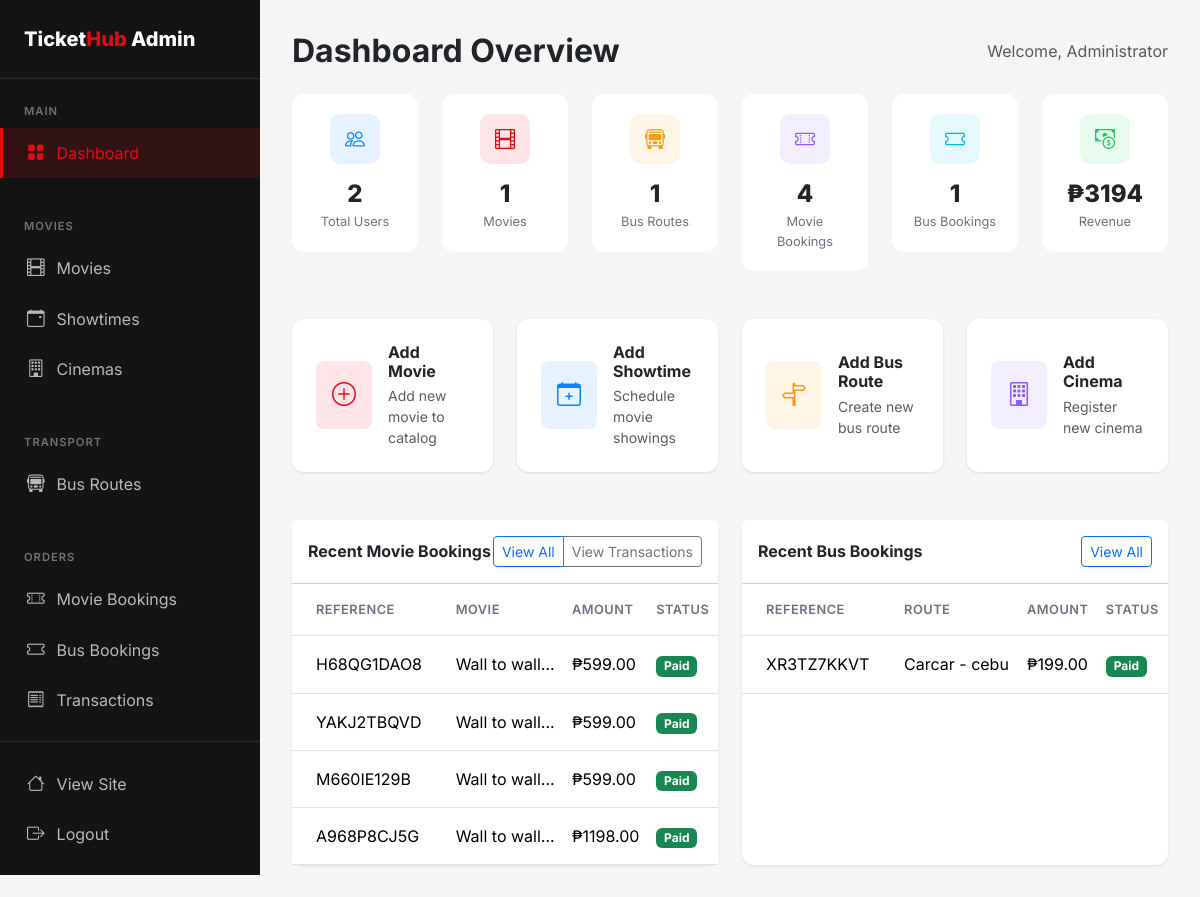
The page /admin (signed in) on the database its author committed.
### flask_app/app.py (models this page shows, shortened)
class User(UserMixin, db.Model):
    id = db.Column(db.Integer, primary_key=True)
    email = db.Column(db.String(120), unique=True, nullable=False)
    password_hash = db.Column(db.String(256), nullable=False)
    name = db.Column(db.String(100), nullable=False)
    phone = db.Column(db.String(20))
    is_admin = db.Column(db.Boolean, default=False)
    created_at = db.Column(db.DateTime, default=datetime.utcnow)
    movie_bookings = db.relationship('MovieBooking', backref='user', lazy=True)
    bus_bookings = db.relationship('BusBooking', backref='user', lazy=True)

class MovieBooking(db.Model):
    id = db.Column(db.Integer, primary_key=True)
    user_id = db.Column(db.Integer, db.ForeignKey('user.id'), nullable=False)
    showtime_id = db.Column(db.Integer, db.ForeignKey('showtime.id'), nullable=False)
    num_tickets = db.Column(db.Integer, nullable=False)
    seat_numbers = db.Column(db.String(200))
    total_amount = db.Column(db.Float, nullable=False)
    payment_status = db.Column(db.String(20), default='pending')  # pending, completed, failed, refunded
    payment_method = db.Column(db.String(20))     # 'card', 'gcash', 'paymaya', 'paypal'
    payment_reference = db.Column(db.String(255)) # PayMongo source/payment id
    booking_reference = db.Column(db.String(20), unique=True)
    is_verified = db.Column(db.Boolean, default=False, nullable=False)
    verified_at = db.Column(db.DateTime, nullable=True)
    created_at = db.Column(db.DateTime, default=datetime.utcnow)

class Movie(db.Model):
    id = db.Column(db.Integer, primary_key=True)
    title = db.Column(db.String(200), nullable=False)
    description = db.Column(db.Text)
    genre = db.Column(db.String(100))
    duration = db.Column(db.Integer)  # in minutes
    rating = db.Column(db.String(10))  # PG, PG-13, R, etc.
    poster_image = db.Column(db.String(255))
    trailer_url = db.Column(db.String(255))
    release_date = db.Column(db.Date)
    is_active = db.Column(db.Boolean, default=True)
    created_at = db.Column(db.DateTime, default=datetime.utcnow)
    showtimes = db.relationship('Showtime', backref='movie', lazy=True, cascade='all, delete-orphan')

class BusBooking(db.Model):
    id = db.Column(db.Integer, primary_key=True)
    user_id = db.Column(db.Integer, db.ForeignKey('user.id'), nullable=False)
    schedule_id = db.Column(db.Integer, db.ForeignKey('bus_schedule.id'), nullable=False)
    num_tickets = db.Column(db.Integer, nullable=False)
    seat_numbers = db.Column(db.String(200))
    passenger_names = db.Column(db.Text)
    total_amount = db.Column(db.Float, nullable=False)
    payment_status = db.Column(db.String(20), default='pending')  # pending, completed, failed, refunded
    payment_method = db.Column(db.String(20))     # 'card', 'gcash', 'paymaya', 'paypal'
    payment_reference = db.Column(db.String(255)) # PayMongo source/payment id
    booking_reference = db.Column(db.String(20), unique=True)
    is_verified = db.Column(db.Boolean, default=False, nullable=False)
    verified_at = db.Column(db.DateTime, nullable=True)
    created_at = db.Column(db.DateTime, default=datetime.utcnow)

class BusRoute(db.Model):
    id = db.Column(db.Integer, primary_key=True)
    origin = db.Column(db.String(100), nullable=False)
    destination = db.Column(db.String(100), nullable=False)
    bus_operator = db.Column(db.String(100))
    bus_type = db.Column(db.String(50))  # AC, Non-AC, Sleeper, etc.
    departure_time = db.Column(db.Time, nullable=False)
    arrival_time = db.Column(db.Time, nullable=False)
    duration = db.Column(db.String(50))
    price = db.Column(db.Float, nullable=False)
    total_seats = db.Column(db.Integer, default=40)
    amenities = db.Column(db.String(255))  # WiFi, Charging, etc.
    is_active = db.Column(db.Boolean, default=True)
    schedules = db.relationship('BusSchedule', backref='route', lazy=True)

### flask_app/app.py (the view)
@app.route('/admin')
@login_required
@admin_required
def admin_dashboard():
    completed_statuses = ['completed', 'paid']
    movie_count = MovieBooking.query.filter(MovieBooking.payment_status.in_(completed_statuses)).count()
    bus_count = BusBooking.query.filter(BusBooking.payment_status.in_(completed_statuses)).count()
    movie_revenue = sum([b.total_amount for b in MovieBooking.query.filter(MovieBooking.payment_status.in_(completed_statuses)).all()])
    bus_revenue = sum([b.total_amount for b in BusBooking.query.filter(BusBooking.payment_status.in_(completed_statuses)).all()])
    stats = {
        'total_users': User.query.count(),
        'total_movies': Movie.query.count(),
        'total_bus_routes': BusRoute.query.count(),
        'movie_bookings': movie_count,
        'bus_bookings': bus_count,
        'total_revenue': float(movie_revenue + bus_revenue)
    }
    recent_movie_bookings = MovieBooking.query.order_by(MovieBooking.created_at.desc()).limit(5).all()
    recent_bus_bookings = BusBooking.query.order_by(BusBooking.created_at.desc()).limit(5).all()
    return render_template('admin/dashboard.html', stats=stats,
                         recent_movie_bookings=recent_movie_bookings,
                         recent_bus_bookings=recent_bus_bookings)

### flask_app/templates/admin/dashboard.html (shortened to what this page needs)
{% extends 'admin/base.html' %}
{% block admin_content %}
<div class="d-flex justify-content-between align-items-center mb-4">
    <h2 class="fw-bold mb-0">Dashboard Overview</h2>
    <span class="text-muted">Welcome, {{ current_user.name }}</span>
</div>
<div class="row g-4 mb-5">
    <div class="col-md-6 col-lg-4 col-xl-2">
        <div class="stat-card">
            <div class="stat-icon" style="background: rgba(10, 132, 255, 0.1);">
                <i class="bi bi-people" style="color: var(--secondary);"></i>
            </div>
            <div class="stat-value">{{ stats.total_users }}</div>
            <div class="stat-label">Total Users</div>
        </div>
    </div>
    <div class="col-md-6 col-lg-4 col-xl-2">
        <div class="stat-card">
            <div class="stat-icon" style="background: rgba(229, 9, 20, 0.1);">
                <i class="bi bi-film" style="color: var(--primary);"></i>
            </div>
            <div class="stat-value">{{ stats.total_movies }}</div>
            <div class="stat-label">Movies</div>
        </div>
    </div>
    <div class="col-md-6 col-lg-4 col-xl-2">
        <div class="stat-card">
            <div class="stat-icon" style="background: rgba(245, 158, 11, 0.1);">
                <i class="bi bi-bus-front" style="color: #F59E0B;"></i>
            </div>
            <div class="stat-value">{{ stats.total_bus_routes }}</div>
            <div class="stat-label">Bus Routes</div>
        </div>
    </div>
    <div class="col-md-6 col-lg-4 col-xl-2">
        <div class="stat-card">
            <div class="stat-icon" style="background: rgba(139, 92, 246, 0.1);">
                <i class="bi bi-ticket-perforated" style="color: #8B5CF6;"></i>
            </div>
            <div class="stat-value">{{ stats.movie_bookings }}</div>
            <div class="stat-label">Movie Bookings</div>
        </div>
    </div>
    <div class="col-md-6 col-lg-4 col-xl-2">
        <div class="stat-card">
            <div class="stat-icon" style="background: rgba(6, 182, 212, 0.1);">
                <i class="bi bi-ticket" style="color: #06B6D4;"></i>
            </div>
            <div class="stat-value">{{ stats.bus_bookings }}</div>
            <div class="stat-label">Bus Bookings</div>
        </div>
    </div>
    <div class="col-md-6 col-lg-4 col-xl-2">
        <div class="stat-card">
            <div class="stat-icon" style="background: rgba(34, 197, 94, 0.1);">
                <i class="bi bi-cash-coin" style="color: #22C55E;"></i>
            </div>
            <div class="stat-value">₱{{ "%.0f"|format(stats.total_revenue) }}</div>
            <div class="stat-label">Revenue</div>
        </div>
    </div>
</div>
<div class="row g-4 mb-5">
    <div class="col-md-6 col-lg-3">
        <a href="{{ url_for('admin_add_movie') }}" class="card text-decoration-none h-100">
            <div class="card-body d-flex align-items-center gap-3 p-4">
                <div class="rounded-3 p-3" style="background: rgba(229, 9, 20, 0.1);">
                    <i class="bi bi-plus-circle" style="font-size: 1.5rem; color: var(--primary);"></i>
                </div>
                <div>
                    <h6 class="fw-bold mb-1 text-dark">Add Movie</h6>
                    <p class="text-muted small mb-0">Add new movie to catalog</p>
                </div>
            </div>
        </a>
    </div>
    <div class="col-md-6 col-lg-3">
        <a href="{{ url_for('admin_add_showtime') }}" class="card text-decoration-none h-100">
            <div class="card-body d-flex align-items-center gap-3 p-4">
                <div class="rounded-3 p-3" style="background: rgba(10, 132, 255, 0.1);">
                    <i class="bi bi-calendar-plus" style="font-size: 1.5rem; color: var(--secondary);"></i>
                </div>
                <div>
                    <h6 class="fw-bold mb-1 text-dark">Add Showtime</h6>
                    <p class="text-muted small mb-0">Schedule movie showings</p>
                </div>
            </div>
        </a>
    </div>
    <div class="col-md-6 col-lg-3">
        <a href="{{ url_for('admin_add_bus_route') }}" class="card text-decoration-none h-100">
            <div class="card-body d-flex align-items-center gap-3 p-4">
                <div class="rounded-3 p-3" style="background: rgba(245, 158, 11, 0.1);">
                    <i class="bi bi-signpost-split" style="font-size: 1.5rem; color: #F59E0B;"></i>
                </div>
                <div>
                    <h6 class="fw-bold mb-1 text-dark">Add Bus Route</h6>
                    <p class="text-muted small mb-0">Create new bus route</p>
                </div>
            </div>
        </a>
    </div>
    <div class="col-md-6 col-lg-3">
        <a href="{{ url_for('admin_add_cinema') }}" class="card text-decoration-none h-100">
            <div class="card-body d-flex align-items-center gap-3 p-4">
                <div class="rounded-3 p-3" style="background: rgba(139, 92, 246, 0.1);">
                    <i class="bi bi-building" style="font-size: 1.5rem; color: #8B5CF6;"></i>
                </div>
                <div>
                    <h6 class="fw-bold mb-1 text-dark">Add Cinema</h6>
                    <p class="text-muted small mb-0">Register new cinema</p>
                </div>
            </div>
        </a>
    </div>
</div>
<div class="row g-4">
    <div class="col-lg-6">
        <div class="card h-100">
            <div class="card-header bg-white d-flex justify-content-between align-items-center py-3">
                <h6 class="fw-bold mb-0">Recent Movie Bookings</h6>
                <div class="btn-group">
                    <a href="{{ url_for('admin_movie_bookings') }}" class="btn btn-sm btn-outline-primary">View All</a>
                    <a href="{{ url_for('admin_transactions') }}" class="btn btn-sm btn-outline-secondary">View Transactions</a>
                </div>
            </div>
            <div class="card-body p-0">
                {% if recent_movie_bookings %}
                    <div class="table-responsive">
                        <table class="table table-hover mb-0">
                            <thead class="bg-light">
                                <tr>
                                    <th class="px-4 py-3">Reference</th>
                                    <th class="py-3">Movie</th>
                                    <th class="py-3">Amount</th>
                                    <th class="py-3">Status</th>
                                </tr>
                            </thead>
                            <tbody>
                                {% for booking in recent_movie_bookings %}
                                <tr>
                                    <td class="px-4 py-3">{{ booking.booking_reference }}</td>
                                    <td class="py-3">{{ booking.showtime.movie.title[:20] }}...</td>
                                    <td class="py-3">₱{{ "%.2f"|format(booking.total_amount) }}</td>
                                    <td class="py-3">
                                        {% if booking.payment_status in ['completed','paid'] %}
                                            <span class="badge bg-success">Paid</span>
                                        {% else %}
                                            <span class="badge bg-warning text-dark">Pending</span>
                                        {% endif %}
                                    </td>
                                </tr>
                                {% endfor %}
                            </tbody>
                        </table>
                    </div>
                {% else %}
                    <div class="text-center py-4">
                        <p class="text-muted mb-0">No movie bookings yet</p>
                    </div>
                {% endif %}
            </div>
        </div>
    </div>
    <div class="col-lg-6">
        <div class="card h-100">
            <div class="card-header bg-white d-flex justify-content-between align-items-center py-3">
                <h6 class="fw-bold mb-0">Recent Bus Bookings</h6>
                <a href="{{ url_for('admin_bus_bookings') }}" class="btn btn-sm btn-outline-primary">View All</a>
            </div>
            <div class="card-body p-0">
                {% if recent_bus_bookings %}
                    <div class="table-responsive">
                        <table class="table table-hover mb-0">
                            <thead class="bg-light">
                                <tr>
                                    <th class="px-4 py-3">Reference</th>
                                    <th class="py-3">Route</th>
                                    <th class="py-3">Amount</th>
                                    <th class="py-3">Status</th>
                                </tr>
                            </thead>
                            <tbody>
                                {% for booking in recent_bus_bookings %}
                                <tr>
                                    <td class="px-4 py-3">{{ booking.booking_reference }}</td>
                                    <td class="py-3">{{ booking.schedule.route.origin }} - {{ booking.schedule.route.destination }}</td>
                                    <td class="py-3">₱{{ "%.2f"|format(booking.total_amount) }}</td>
                                    <td class="py-3">
                                        {% if booking.payment_status in ['completed','paid'] %}
                                            <span class="badge bg-success">Paid</span>
                                        {% else %}
                                            <span class="badge bg-warning text-dark">Pending</span>
                                        {% endif %}
                                    </td>
                                </tr>
                                {% endfor %}
                            </tbody>
                        </table>
                    </div>
                {% else %}
                    <div class="text-center py-4">
                        <p class="text-muted mb-0">No bus bookings yet</p>
                    </div>
                {% endif %}
            </div>
        </div>
    </div>
</div>
{% endblock %}

### rows shown on the page
User: name "Administrator"
MovieBooking: booking_reference "H68QG1DAO8", showtime.movie "Wall to wall", total_amount "599.00", payment_status "Paid"
MovieBooking: booking_reference "YAKJ2TBQVD", showtime.movie "Wall to wall", total_amount "599.00", payment_status "Paid"
MovieBooking: booking_reference "M660IE129B", showtime.movie "Wall to wall", total_amount "599.00", payment_status "Paid"
MovieBooking: booking_reference "A968P8CJ5G", showtime.movie "Wall to wall", total_amount "1198.00", payment_status "Paid"
BusBooking: booking_reference "XR3TZ7KKVT", schedule.route.origin "Carcar", schedule.route.destination "cebu", total_amount "199.00", payment_status "Paid"

### other values the page prints
{{ stats.total_users }} "2"
{{ stats.total_movies }} "1"
{{ stats.total_bus_routes }} "1"
{{ stats.movie_bookings }} "4"
{{ stats.bus_bookings }} "1"
{{ "%.0f"|format(stats.total_revenue) }} "3194"
